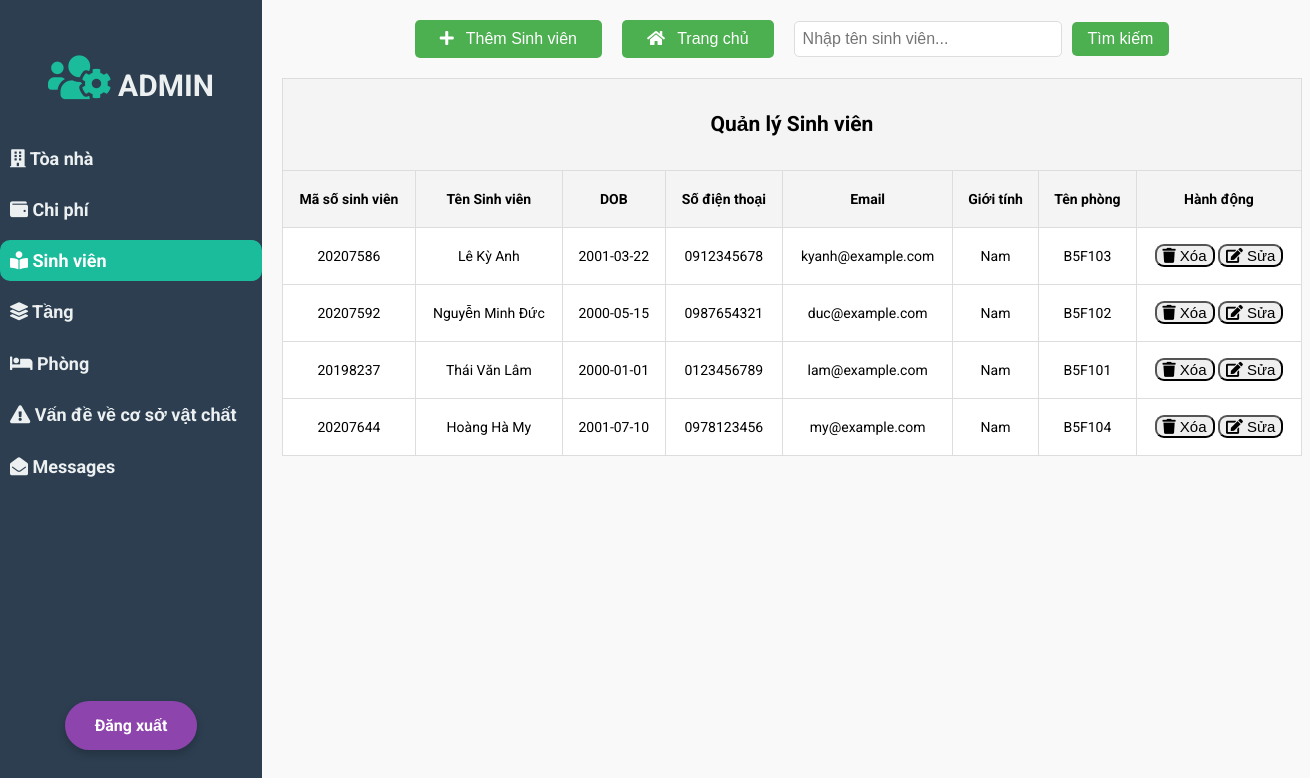
/Student/DispStudent.php, run on the app's committed database.
### tables this page shows
CREATE TABLE `student` (
  `Stu_id` int NOT NULL,
  `Name` varchar(40) NOT NULL,
  `DOB` date NOT NULL,
  `Phone_number` VARCHAR(10) NOT NULL,
  `Email` VARCHAR(100) NOT NULL,
  `Gender` boolean NOT NULL,
  `R_ID` int NOT NULL,
  PRIMARY KEY (`Stu_id`),
  FOREIGN KEY (`R_ID`) REFERENCES `room`(`R_ID`) ON DELETE CASCADE
);

CREATE TABLE `room` (
  `R_ID` int NOT NULL AUTO_INCREMENT,
  `R_Name` varchar(20) NOT NULL,
  `F_ID` int NOT NULL,
  `Num_of_Table` int NOT NULL,
  `Num_of_Bed` int NOT NULL,
  `Gender` boolean NOT NULL,
  `Status` boolean NOT NULL,
  PRIMARY KEY (`R_ID`), 
  FOREIGN KEY (`F_ID`) REFERENCES `floor`(`F_ID`) ON DELETE CASCADE
);

### Student/DispStudent.php (the view, shortened to what this page needs)
<!DOCTYPE html>
<html>
<head>
  <link rel="stylesheet" href="https://use.fontawesome.com/releases/v5.15.4/css/all.css"
>
</head>
<body>
  <div class="slidebar">
    <header>
      <span><i class="fas fa-users-cog"></i></span>
      ADMIN
    </header>
    <ul>
      <li><a href="../Hall/DispHall.php"><i class="fas fa-building"></i> Tòa nhà</a></li>
      <li><a href="../Rent_fee/DispRentFee.php"><i class="fas fa-wallet"></i> Chi phí</a></li>
      <li class="active"><a href="../Student/DispStudent.php"><i class="fas fa-book-reader"></i> Sinh viên</a></li>
      <li><a href="../Floor/DispFloor.php"><i class="fas fa-layer-group"></i> Tầng</a></li>
      <li><a href="../Room/DispRoom.php"><i class="fa fa-bed"></i> Phòng</a></li>
      <li><a href="../FacilitiesProblem/DispFP.php"><i class="fas fa-exclamation-triangle"></i> Vấn đề về cơ sở vật
          chất</a></li>
      <li><a href="../message/DispMessage.php"><i class="fas fa-envelope-open"></i> Messages</a></li>
    </ul>
    <div class="logout-container">
      <a style="text-decoration: none;" href="../index.php">
        <div class="logout">Đăng xuất</div>
      </a>
    </div>
  </div>
  <main>
    <center>
      <div class="button-container"
        style="display: flex; justify-content: center; align-items: center; gap: 20px; margin-bottom: 20px;">
        <button class="button">
          <a href="Insert.php">
            <i class="fas fa-plus"></i> Thêm Sinh viên
          </a>
        </button>
        <button class="button">
          <a href="../dashboard/home.php">
            <i class="fas fa-home"></i> Trang chủ
          </a>
        </button>
        <form method="GET" action="" style="display: flex; align-items: center; gap: 10px;">
          <input type="text" name="search" placeholder="Nhập tên sinh viên..."
            value="<?php echo isset($_GET['search']) ? $_GET['search'] : ''; ?>"
            style="padding: 8px; font-size: 16px; width: 250px; border-radius: 5px; border: 1px solid #ddd;">
          <button type="submit" class="button" style="padding: 8px 16px; font-size: 16px;">Tìm kiếm</button>
        </form>
      </div>
    </center>
    <table align="center" border="1px" style="width:1100px; line-height:40px;">
      <tr>
        <th colspan="8">
          <h2>Quản lý Sinh viên</h2>
        </th>
      </tr>
      <tr>
        <th>Mã số sinh viên</th>
        <th>Tên Sinh viên</th>
        <th>DOB</th>
        <th>Số điện thoại</th>
        <th>Email</th>
        <th>Giới tính</th>
        <th>Tên phòng</th>
        <th>Hành động</th>
      </tr>
      <?php
      include '../CommonMethods/connection.php';
      $search = isset($_GET['search']) ? $_GET['search'] : '';
      $limit = 10;
      $page = isset($_GET['page']) ? intval($_GET['page']) : 1;
      $offset = ($page - 1) * $limit;
      $sql = "SELECT Stu_id, Name, DOB, Phone_number, Email,
                 CASE
                     WHEN s.Gender = 1 THEN 'Nam'
                     WHEN s.Gender = 0 THEN 'Nữ'
                     ELSE 'Không xác định'
                 END AS sGender, R_Name
                 FROM student s INNER JOIN room r ON s.R_ID = r.R_ID WHERE Name LIKE '%$search%' ORDER BY SUBSTRING_INDEX(Name, ' ', -1) LIMIT $limit OFFSET $offset";
      $query = mysqli_query($conn, $sql);
      while ($row1 = mysqli_fetch_array($query)) {
        ?>
        <tr>
          <td class="tdr"><?php echo $row1['Stu_id']; ?></td>
          <td class="tdr"><?php echo $row1['Name']; ?></td>
          <td class="tdr"><?php echo $row1['DOB']; ?></td>
          <td class="tdr"><?php echo $row1['Phone_number']; ?></td>
          <td class="tdr"><?php echo $row1['Email']; ?></td>
          <td class="tdr"><?php echo $row1['sGender']; ?></td>
          <td class="tdr"><?php echo $row1['R_Name']; ?></td>
          <td style="width: 140px;">
            <button id="delete">
              <a href="Delete.php?Stu_id=<?php echo $row1['Stu_id']; ?>" id="link1" onclick="return confirmDelete()">
                <i class="fas fa-trash"></i> Xóa
              </a>
            </button>
            <button id="update">
              <a href="Update.php?Stu_id=<?php echo $row1['Stu_id']; ?>" id="link1">
                <i class="fas fa-edit"></i> Sửa
              </a>
            </button>
          </td>
        </tr>
        <?php
      }
      ?>
    </table>
  </main>
</body>
</html>

### Student/DispStudent.php (style rules this page uses)
body { display: flex; font-family: 'Roboto', sans-serif; margin: 0; background-color: #f9f9f9; }
.slidebar { width: 20%; height: 100%; position: fixed; background-color: #2c3e50; padding-top: 20px; top: 0; left: 0; z-index: 100; }
.slidebar header { padding: 30px 10px; text-align: center; font-size: 30px; font-weight: bolder; color: #ecf0f1; }
.slidebar header span { font-size: 50px; color: #1abc9c; }
.slidebar ul { padding: 0; list-style: none; margin: 0; }
.slidebar ul li { padding: 10px; font-size: 18px; font-weight: bolder; color: #ecf0f1; margin-bottom: 10px; }
.slidebar ul li a { text-decoration: none; color: inherit; }
.slidebar ul li.active { background-color: #1abc9c; color: white; border-radius: 10px; }
.slidebar ul li.active a { color: white; text-decoration: none; }
main { margin-left: 20%; padding: 20px; flex-grow: 1; }
.button-container { display: flex; justify-content: center; gap: 20px; margin-bottom: 20px; }
.button { background-color: #4CAF50; border: none; color: white; padding: 10px 25px; text-align: center; border-radius: 5px; text-decoration: none; display: inline-flex; align-items: center; font-size: 16px; transition: all 0.3s ease; }
.button i { margin-right: 8px; }
.button a { text-decoration: none; color: white; display: block; text-align: center; }
.tdr { text-align: center; }
#delete, #update { border-radius: 9px; }
#link1 { color: black; text-decoration: none; font-size: 15px; }
table { width: 90%; max-width: 1020px; margin: 20px auto; border-collapse: collapse; }
th, td { padding: 8px 12px; text-align: center; font-size: 14px; border: 1px solid #ddd; word-wrap: break-word; }
th { background-color: #f4f4f4; font-weight: bold; }
td { background-color: #fff; max-width: 150px; white-space: nowrap; overflow: hidden; text-overflow: ellipsis; }
.logout-container { position: absolute; bottom: 70px; left: 50%; transform: translateX(-50%); width: 100%; text-align: center; }
.logout { font-family: 'Roboto', sans-serif; font-weight: 700; font-size: 16px; color: #fff; background-color: #8e44ad; padding: 15px 30px; border-radius: 30px; transition: all 0.3s ease; box-shadow: 0px 4px 8px rgba(0, 0, 0, 0.2); display: inline-block; }

### data on the page
student: Stu_id "20207586", Name "Lê Kỳ Anh", DOB "2001-03-22", Phone_number "0912345678", Email "kyanh@example.com", sGender "Nam", R_ID.R_Name "B5F103"
student: Stu_id "20207592", Name "Nguyễn Minh Đức", DOB "2000-05-15", Phone_number "0987654321", Email "duc@example.com", sGender "Nam", R_ID.R_Name "B5F102"
student: Stu_id "20198237", Name "Thái Văn Lâm", DOB "2000-01-01", Phone_number "0123456789", Email "lam@example.com", sGender "Nam", R_ID.R_Name "B5F101"
student: Stu_id "20207644", Name "Hoàng Hà My", DOB "2001-07-10", Phone_number "0978123456", Email "my@example.com", sGender "Nam", R_ID.R_Name "B5F104"
